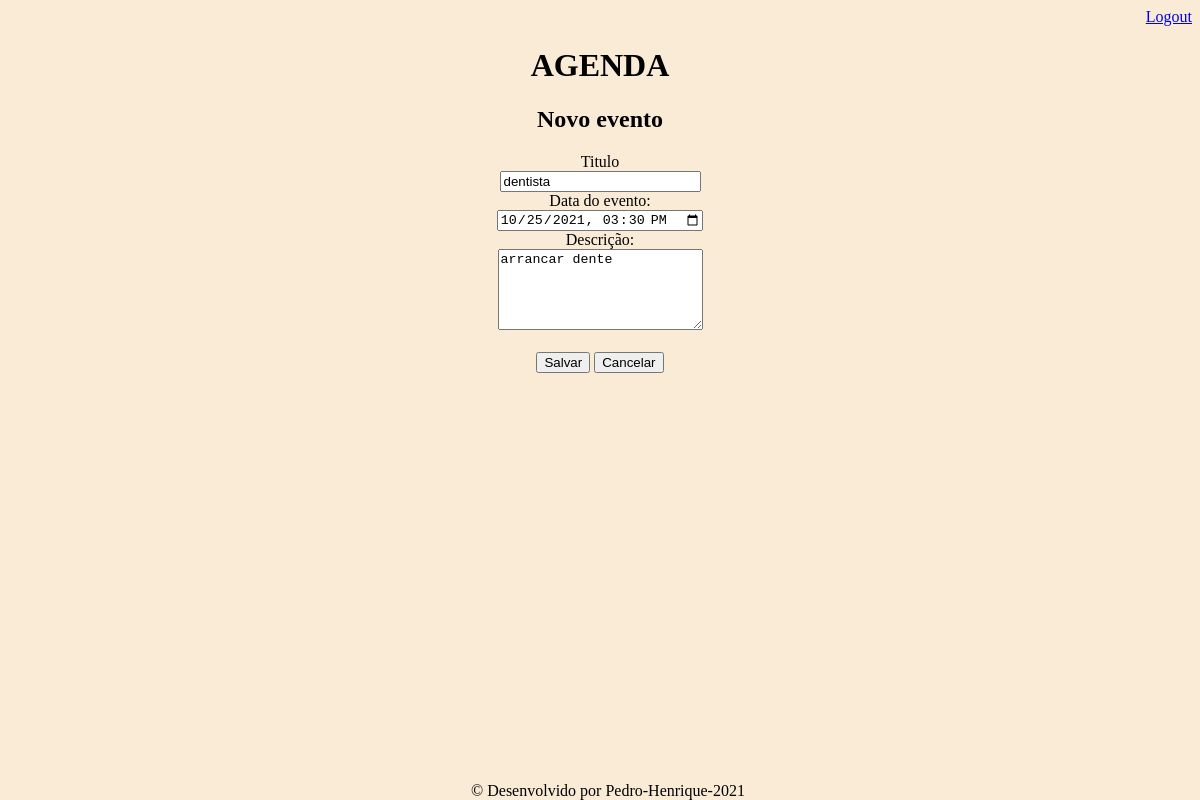
Page /agenda/evento/?id=3 (signed in) on the committed database.
### core/models.py (models this page shows, shortened)
class Evento(models.Model):
    titulo = models.CharField(max_length=100)
    descricao = models.TextField(blank=True,null=True)
    dataEvemto = models.DateTimeField()
    dataCriacao = models.DateTimeField(auto_now=True)
    usuario = models.ForeignKey(User, on_delete=models.CASCADE)
    class Meta:
        db_table = 'evento'
    def getDataInputEvento(self):
        return self.dataEvemto.strftime('%Y-%m-%dT%H:%M')

### core/views.py (the view)
# urls.py: path('agenda/evento/',views.evento),
@login_required(login_url='/login/')
def evento(request):
    id_evento = request.GET.get('id')
    dados = {}
    if id_evento:
        dados['evento'] = Evento.objects.get(id=id_evento)
    return render(request,'evento.html',dados)

### templates/evento.html (shortened to what this page needs)
{% extends "model-page.html" %}
{% block content %}
    <h2>Novo evento</h2>
    <form action="submit" method="post">{% csrf_token%}
        <label>Titulo</label>
        <br>
        <input type="text" name="titulo" size="22" value="{{ evento.titulo }}">
        <br>
        <label>Data do evento:</label>
        <br>
        <input type="datetime-local" name="data" value="{{ evento.getDataInputEvento }}">
        <br>
        <label>Descrição:</label>
        <br>
        <textarea name="descricao" rows="5" cols="23">{{ evento.descricao }}</textarea>
        <br>
        <br>
        <button type="submit">Salvar</button>
        <a href="/">
           <button type="button">Cancelar</button>
        </a>
    </form>
{% endblock %}

### static/css/estilo.css (style rules this page uses)
body { background-color: antiquewhite; text-align:center; }

### rows in the picture
Evento: titulo "dentista", data "10/25/2021 15:30", descricao "arrancar dente"
